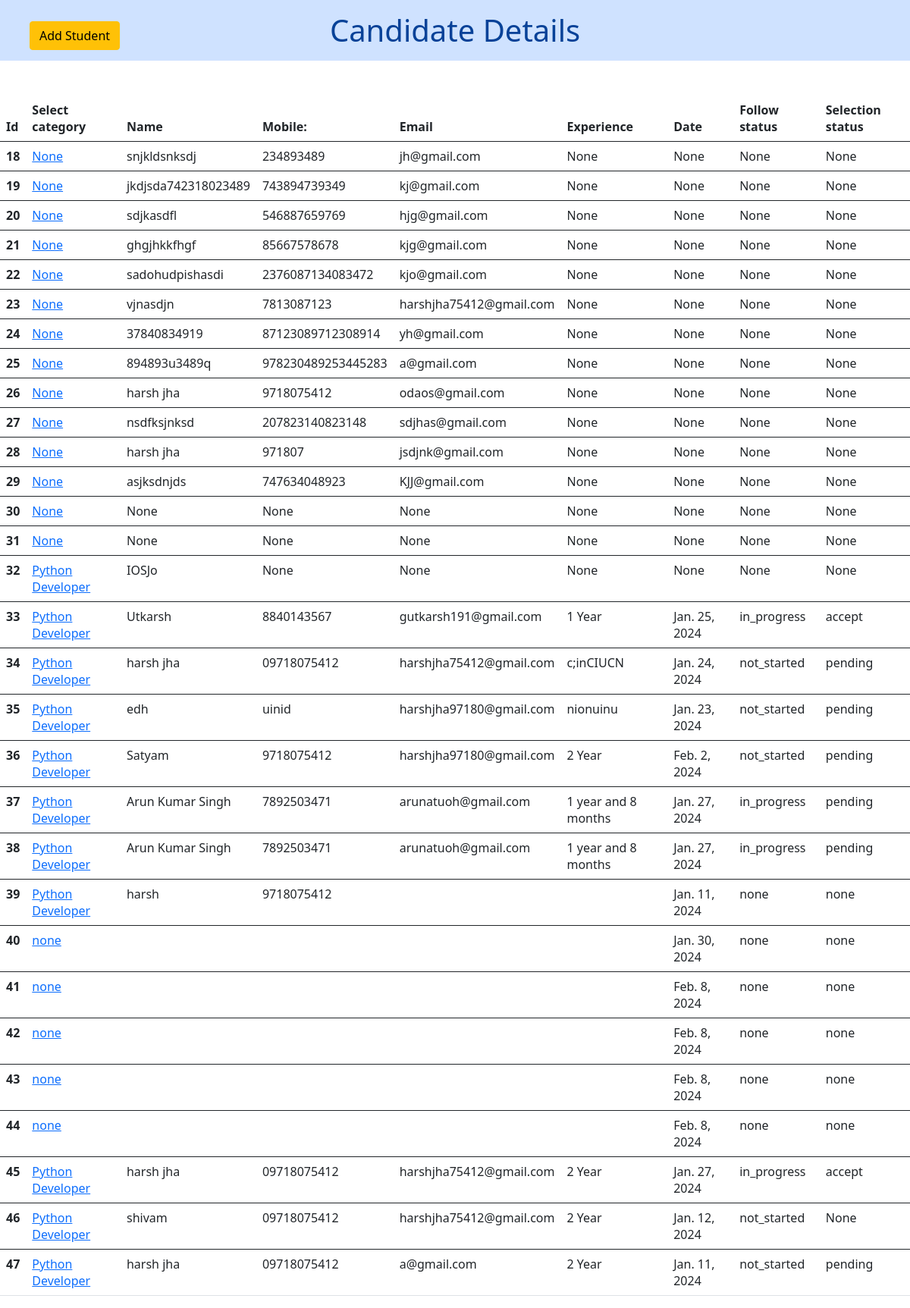
The page / on the database its author committed.
### myapp/models.py (models this page shows)
class Resume(models.Model):
    select_category = models.CharField(max_length=255, null=True, blank=True)
    name = models.CharField(max_length=255, null=True, blank=True)
    mobile = models.CharField(max_length=15, null=True, blank=True)
    current_location = models.CharField(max_length=255, null=True, blank=True)
    email = models.EmailField(null=True, blank=True)
    gender = models.CharField(max_length=10, null=True, blank=True)
    highest_qualification = models.CharField(max_length=255, null=True, blank=True)
    experience = models.CharField(max_length=255, null=True, blank=True)
    currnet_ctc = models.CharField(max_length=255, null=True, blank=True)
    expected_ctc = models.CharField(max_length=255, null=True, blank=True)
    working_status = models.CharField(max_length=255, null=True, blank=True)
    notice_period = models.CharField(max_length=255, null=True, blank=True)
    company_name = models.CharField(max_length=255, null=True, blank=True)
    follow_status = models.CharField(max_length=20, null=True, blank=True)
    selection_status = models.CharField(max_length=20, null=True, blank=True)
    date = models.DateField(null=True, blank=True)
    checkbox_values = models.BooleanField(null=True, blank=True)
    key_skill = models.CharField(max_length=255, null=True, blank=True)
    skill = models.CharField(max_length=255, null=True, blank=True)
    my_file = models.FileField(upload_to="uploads/", null=True, blank=True)
    remark = models.TextField(null=True, blank=True)

### myapp/views.py (the view)
# urls.py: path("", views.AllList.as_view(), name="AllCandidates"),
class AllList(View):
    def get(self, request, *args, **kwargs):
        candidates = Resume.objects.all()
        return render(request, "myapp/list.html", {"candidates": candidates})

### myapp/templates/myapp/list.html (shortened to what this page needs)
</html>
<!DOCTYPE html>
<html lang="en">
<head>
    <link href="https://cdn.jsdelivr.net/npm/bootstrap@5.0.0-beta2/dist/css/bootstrap.min.css" rel="stylesheet"
>
    <link rel="stylesheet" href="//code.jquery.com/ui/1.12.1/themes/base/jquery-ui.css">
</head>
<body>
    <div>
        <h1 class="alert-primary text-center p-3">Candidate Details</h1>
        <a href="{% url 'home' %}" class="btn btn-warning" style="
    position: relative;
    bottom: 60px;
    left: 39px;
" >Add Student</a>
        <table class="table">
            <thead>
                <tr>
                    <th scope="col">Id</th>
                    <th scope="col">Select category</th>
                    <th scope="col">Name</th>
                    <th scope="col">Mobile:</th>
                    <th scope="col">Email</th>
                    <th scope="col">Experience</th>
                    <th scope="col">Date</th>
                    <th scope="col">Follow status</th>
                    <th scope="col">Selection status</th>
                </tr>
            </thead>
           {% for cd in candidates %}
             <tbody>
                <tr>
                    <th scope="row">{{cd.id}}</th>
                    <td><a href="{% url 'candidate' cd.id %}">{{cd.select_category}}</a></td>
                    <td>{{cd.name}}</td>
                    <td>{{cd.mobile}}</td>
                    <td>{{cd.email}}</td>
                    <td>{{cd.experience}}</td>
                    <td>{{cd.date}}</td>
                    <td>{{cd.follow_status}}</td>
                    <td>{{cd.selection_status}}</td>
                </tr>
            </tbody>
           {% endfor %}
        </table>
    </div>
</body>
</html>

### rows shown on the page
Resume: id "18", select_category "None", name "snjkldsnksdj", mobile "234893489", email "jh@gmail.com", experience "None", date "None", follow_status "None", selection_status "None"
Resume: id "19", select_category "None", name "jkdjsda742318023489", mobile "743894739349", email "kj@gmail.com", experience "None", date "None", follow_status "None", selection_status "None"
Resume: id "20", select_category "None", name "sdjkasdfl", mobile "546887659769", email "hjg@gmail.com", experience "None", date "None", follow_status "None", selection_status "None"
Resume: id "21", select_category "None", name "ghgjhkkfhgf", mobile "85667578678", email "kjg@gmail.com", experience "None", date "None", follow_status "None", selection_status "None"
Resume: id "22", select_category "None", name "sadohudpishasdi", mobile "2376087134083472", email "kjo@gmail.com", experience "None", date "None", follow_status "None", selection_status "None"
Resume: id "23", select_category "None", name "vjnasdjn", mobile "7813087123", email "harshjha75412@gmail.com", experience "None", date "None", follow_status "None", selection_status "None"
Resume: id "24", select_category "None", name "37840834919", mobile "87123089712308914", email "yh@gmail.com", experience "None", date "None", follow_status "None", selection_status "None"
Resume: id "25", select_category "None", name "894893u3489q", mobile "978230489253445283", email "a@gmail.com", experience "None", date "None", follow_status "None", selection_status "None"
Resume: id "26", select_category "None", name "harsh jha", mobile "9718075412", email "odaos@gmail.com", experience "None", date "None", follow_status "None", selection_status "None"
Resume: id "27", select_category "None", name "nsdfksjnksd", mobile "207823140823148", email "sdjhas@gmail.com", experience "None", date "None", follow_status "None", selection_status "None"
Resume: id "28", select_category "None", name "harsh jha", mobile "971807", email "jsdjnk@gmail.com", experience "None", date "None", follow_status "None", selection_status "None"
Resume: id "29", select_category "None", name "asjksdnjds", mobile "747634048923", email "KJJ@gmail.com", experience "None", date "None", follow_status "None", selection_status "None"
Resume: id "30", select_category "None", name "None", mobile "None", email "None", experience "None", date "None", follow_status "None", selection_status "None"
Resume: id "31", select_category "None", name "None", mobile "None", email "None", experience "None", date "None", follow_status "None", selection_status "None"
Resume: id "32", select_category "Python Developer", name "IOSJo", mobile "None", email "None", experience "None", date "None", follow_status "None", selection_status "None"
Resume: id "33", select_category "Python Developer", name "Utkarsh", mobile "8840143567", email "gutkarsh191@gmail.com", experience "1 Year", date "Jan. 25, 2024", follow_status "in_progress", selection_status "accept"
Resume: id "34", select_category "Python Developer", name "harsh jha", mobile "09718075412", email "harshjha75412@gmail.com", experience "c;inCIUCN", date "Jan. 24, 2024", follow_status "not_started", selection_status "pending"
Resume: id "35", select_category "Python Developer", name "edh", mobile "uinid", email "harshjha97180@gmail.com", experience "nionuinu", date "Jan. 23, 2024", follow_status "not_started", selection_status "pending"
Resume: id "36", select_category "Python Developer", name "Satyam", mobile "9718075412", email "harshjha97180@gmail.com", experience "2 Year", date "Feb. 2, 2024", follow_status "not_started", selection_status "pending"
Resume: id "37", select_category "Python Developer", name "Arun Kumar Singh", mobile "7892503471", email "arunatuoh@gmail.com", experience "1 year and 8 months", date "Jan. 27, 2024", follow_status "in_progress", selection_status "pending"
Resume: id "38", select_category "Python Developer", name "Arun Kumar Singh", mobile "7892503471", email "arunatuoh@gmail.com", experience "1 year and 8 months", date "Jan. 27, 2024", follow_status "in_progress", selection_status "pending"
Resume: id "39", select_category "Python Developer", name "harsh", mobile "9718075412", date "Jan. 11, 2024", follow_status "none", selection_status "none"
Resume: id "40", select_category "none", date "Jan. 30, 2024", follow_status "none", selection_status "none"
Resume: id "41", select_category "none", date "Feb. 8, 2024", follow_status "none", selection_status "none"
Resume: id "42", select_category "none", date "Feb. 8, 2024", follow_status "none", selection_status "none"
Resume: id "43", select_category "none", date "Feb. 8, 2024", follow_status "none", selection_status "none"
Resume: id "44", select_category "none", date "Feb. 8, 2024", follow_status "none", selection_status "none"
Resume: id "45", select_category "Python Developer", name "harsh jha", mobile "09718075412", email "harshjha75412@gmail.com", experience "2 Year", date "Jan. 27, 2024", follow_status "in_progress", selection_status "accept"
Resume: id "46", select_category "Python Developer", name "shivam", mobile "09718075412", email "harshjha75412@gmail.com", experience "2 Year", date "Jan. 12, 2024", follow_status "not_started", selection_status "None"
Resume: id "47", select_category "Python Developer", name "harsh jha", mobile "09718075412", email "a@gmail.com", experience "2 Year", date "Jan. 11, 2024", follow_status "not_started", selection_status "pending"
